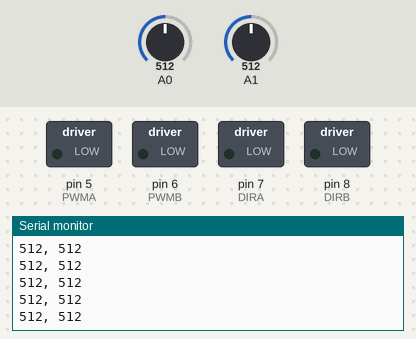
This sketch was run on a simulated Arduino Uno, built with avr-gcc and run on an emulated ATmega328P. On the bench: switched loads named in the sketch (green lamp = pin HIGH), the last lines printed to the serial monitor. The inputs (shaded band) are chosen by the test bench; at power-on: A0 = 512, A1 = 512.

Above: at 1.2 s.
1.3 s: A0 set to 989
At 1.9 s:
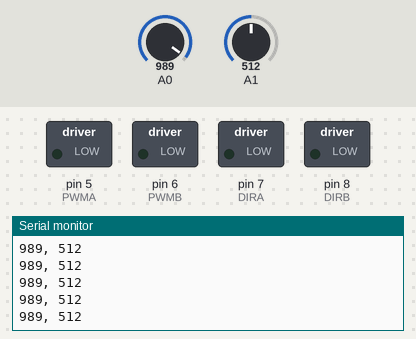
2.8 s: A0 set to 1008
At 3.9 s:
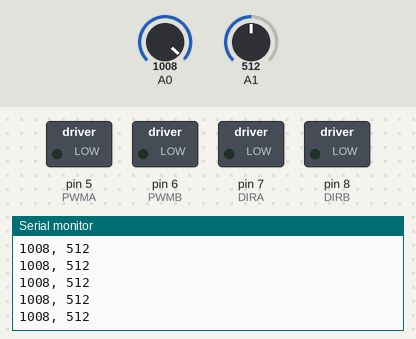
Timing chart, 0 to 5.8 s (numbered marks = the images above; inputs shaded):
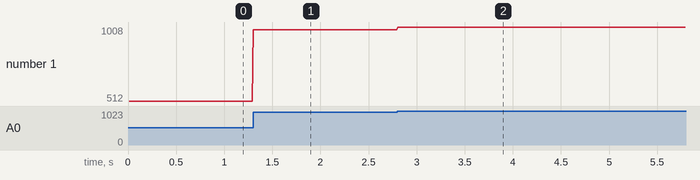

Measured:
- after the input at 1.3 s, the serial monitor: prints a new line at once (image 1)
- after the input at 2.8 s, the serial monitor: prints a new line at once (image 2)
- plotted number 1: 512 → 989 after the input at 1.3 s, 989 → 1008 after the input at 2.8 s

The sketch:

main.ino
```cpp
#define FORWARD 0
#define REVERSE 1

#define MOTOR_A 0
#define MOTOR_B 1

#define PWMA 5
#define PWMB 6
#define DIRA 7
#define DIRB 8

void setupMotor(void);
void driveMotor(byte, byte, byte);
void stopMotor(byte);

void setup() {
  Serial.begin(115200);

  setupMotor();

  pinMode(A0, INPUT);
  pinMode(A1, INPUT);
}

void loop() {
  delay(10);
  String message = String(analogRead(A0)) + ", " + String(analogRead(A1));
  Serial.println(message);
}

void setupMotor(void) {
  pinMode(PWMA, OUTPUT);
  pinMode(PWMB, OUTPUT);
  pinMode(DIRA, OUTPUT);
  pinMode(DIRB, OUTPUT);

  digitalWrite(PWMA, LOW);
  digitalWrite(PWMB, LOW);
  digitalWrite(DIRA, LOW);
  digitalWrite(DIRB, LOW);
}

void driveMotor(byte motor, byte direction, byte speed) {
  switch(motor) {
    case 0:
      digitalWrite(DIRA, direction);
      analogWrite(PWMA, speed);
      break;
    case 1:
      digitalWrite(DIRB, direction);
      analogWrite(PWMB, speed);
      break;
    default:
      Serial.println("ERROR: Undefined motor value.");
  }
}

void stopMotor(byte motor) {
  driveMotor(motor, 0, 0);
}
```
